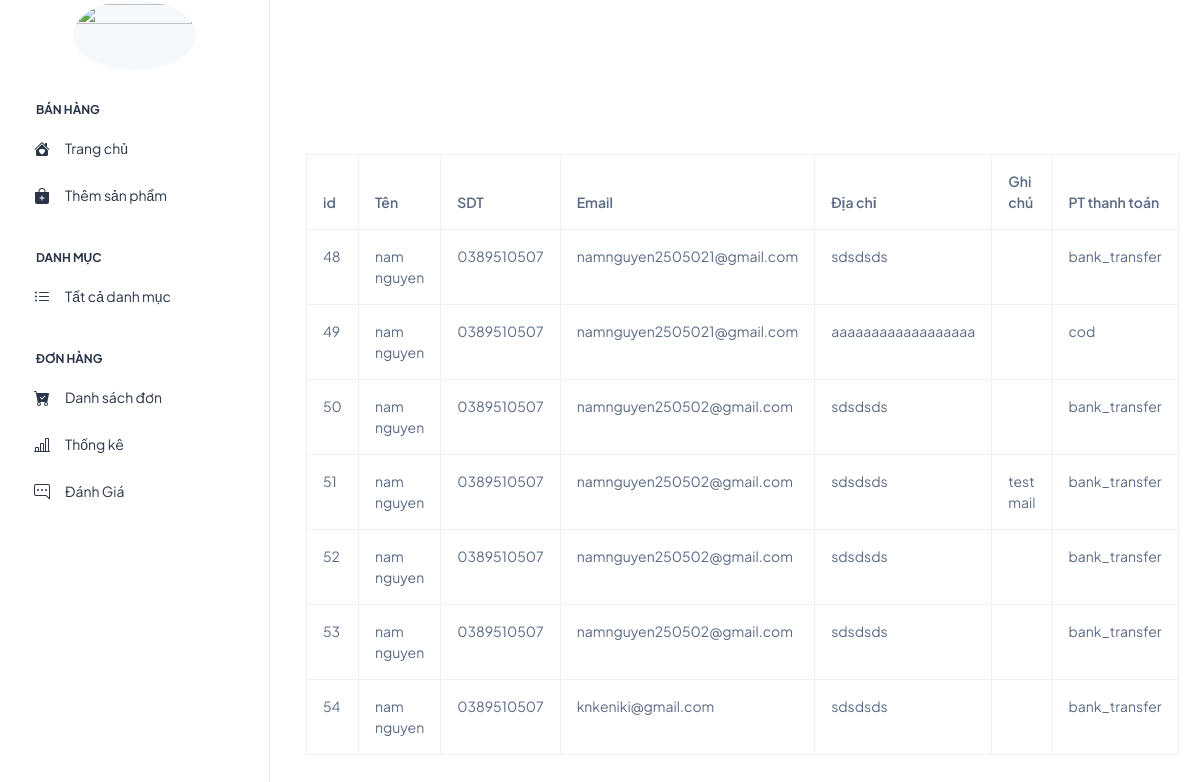
Screenshot of /order/list (signed in) with the database file from the repository.
### tables this page shows
CREATE TABLE `orders` (
  `id` int NOT NULL AUTO_INCREMENT,
  `hoTen` varchar(255) NOT NULL,
  `dienThoai` varchar(20) NOT NULL,
  `email` varchar(255) NOT NULL,
  `diachi` text NOT NULL,
  `ghiChu` text,
  `phuongThucThanhToan` varchar(255) NOT NULL,
  PRIMARY KEY (`id`)
);

### app/controllers/OrderController.php (called while the page is built, shortened)
<?php
class OrderController
{
    private $orderModel;
    public function __construct()
    {
        $this->db = (new Database())->getConnection();
        $this->orderModel = new OrderModel($this->db);
    }
    public function list()
    {
        $order = $this->orderModel->readAll();
        include_once 'app/views/order/index.php';
    }
}

### index.php (called while the page is built, shortened)
<?php
require_once 'config/database.php';
require_once 'app/models/OrderModel.php';
$url = $_GET['url'] ?? '';
$url = rtrim($url, '/');
$url = filter_var($url, FILTER_SANITIZE_URL);
$url = explode('/', $url);
$action = isset($url[1]) && $url[1] != '' ? $url[1] : 'index';
$controller = new $controllerName();
call_user_func_array([$controller, $action], array_slice($url, 2));

### config/database.php (called while the page is built, shortened)
<?php
class Database {
    private $host = "localhost";
    private $db_name = "demo";
    private $username = "root";
    private $password = "123456";
    public function getConnection() {
        $this->conn = null;
        try {
            $this->conn = new PDO("mysql:host=" . $this->host . ";dbname=" . $this->db_name, $this->username, $this->password);
            $this->conn->exec("set names utf8");
        } catch(PDOException $exception) {
            echo "Connection error: " . $exception->getMessage();
        }
        return $this->conn;
    }
}

### app/models/OrderModel.php (called while the page is built, shortened)
<?php
class OrderModel {
    private $conn;
    private $table_name = "orders";
    public function __construct($db) {
        $this->conn = $db;
    }
    function readAll() {
        $query = "SELECT * FROM " . $this->table_name;
        $stmt = $this->conn->prepare($query);
        $stmt->execute();
        return $stmt;
    }
}

### app/views/order/index.php (the view, shortened to what this page needs)
<?php include_once 'app/views/admin/header.php'; ?>
<body>
    <div class="page-wrapper" id="main-wrapper" data-layout="vertical" data-navbarbg="skin6" data-sidebartype="full"
        data-sidebar-position="fixed" data-header-position="fixed">
        <?php include_once 'app/views/admin/sidebar.php'; ?>
        <div class="body-wrapper">
            <div class="container-fluid">
                <div class="container mt-4">
                    <div class="row mt-4">
                        <div class="col-sm-12">
                            <table class="table table-bordered table-hover" id="dataTable">
                                <thead>
                                    <tr>
                                        <th>id</th>
                                        <th>Tên</th>
                                        <th>SDT</th>
                                        <th>Email</th>
                                        <th>Địa chỉ</th>
                                        <th>Ghi chú</th>
                                        <th>PT thanh toán</th>
                                    </tr>
                                </thead>
                                <tbody>
                                    <?php while ($row = $order->fetch(PDO::FETCH_ASSOC)): ?>
                                        <tr class="orderrow">
                                            <td><?= $row['id'] ?></td>
                                            <td><?= $row['hoTen'] ?></td>
                                            <td><?= $row['dienThoai'] ?></td>
                                            <td><?= $row['email'] ?></td>
                                            <td><?= $row['diachi'] ?></td>
                                            <td><?= $row['ghiChu'] ?></td>
                                            <td><?= $row['phuongThucThanhToan'] ?></td>
                                        </tr>
                                    <?php endwhile; ?>
                                </tbody>
                            </table>
                        </div>
                    </div>
                </div>
            </div>
        </div>
    </div>

### rows the page displays
orders: id "48", hoTen "nam nguyen", dienThoai "0389510507", email "namnguyen2505021@gmail.com", diachi "sdsdsds", phuongThucThanhToan "bank_transfer"
orders: id "49", hoTen "nam nguyen", dienThoai "0389510507", email "namnguyen2505021@gmail.com", diachi "aaaaaaaaaaaaaaaaaa", phuongThucThanhToan "cod"
orders: id "50", hoTen "nam nguyen", dienThoai "0389510507", email "namnguyen250502@gmail.com", diachi "sdsdsds", phuongThucThanhToan "bank_transfer"
orders: id "51", hoTen "nam nguyen", dienThoai "0389510507", email "namnguyen250502@gmail.com", diachi "sdsdsds", ghiChu "test mail", phuongThucThanhToan "bank_transfer"
orders: id "52", hoTen "nam nguyen", dienThoai "0389510507", email "namnguyen250502@gmail.com", diachi "sdsdsds", phuongThucThanhToan "bank_transfer"
orders: id "53", hoTen "nam nguyen", dienThoai "0389510507", email "namnguyen250502@gmail.com", diachi "sdsdsds", phuongThucThanhToan "bank_transfer"
orders: id "54", hoTen "nam nguyen", dienThoai "0389510507", email "knkeniki@gmail.com", diachi "sdsdsds", phuongThucThanhToan "bank_transfer"
